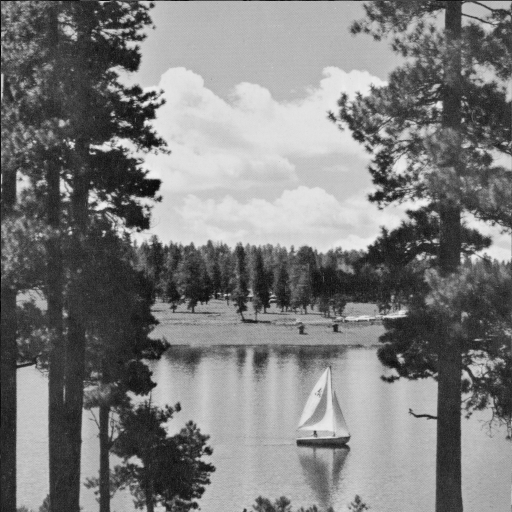
%> input picture assg3/Assignment3/Assignment3/LAKE.TIF, 512 x 512 px
$ octave q2.m   (GNU Octave 9; MATLAB toolbox functions it lacks are replaced by stand-ins)
%> lines starting %> are read from the running program, lines starting %| are printed output that depends on the picture; in (x1, y1, x2, y2) boxes, pixels count from 0 and x2, y2 are one past the last pixel; in counts of white or black regions, pixels touching at a corner belong together; the program's own positions count from 1
### assg3/Assignment3/Assignment3/create_mat_dct.m
function [result] = create_mat_dct()
len = 8;
dctMatrix = zeros(len,len);
r = 1;
for i = 1:len
    for j = 1:len
        if i == 1
            r = sqrt(1/len);
        else
            r = sqrt(2/len);
        end
        theta = (pi*((2*(j-1))+1)*(i-1))/(2*len);
        dctMatrix(i,j) = r * cos(theta);
    end
end
result = dctMatrix;
% [7 lines of commented-out code are left out]
end

### assg3/Assignment3/Assignment3/myDCT.m
function [result] = myDCT(im,F)
%A = im2double(imread(im));
Ftranspose = transpose(F);
A = double(im);
result = F*A*Ftranspose;
end

### assg3/Assignment3/Assignment3/myDCT_quantization.m
function [result] = myDCT_quantization(imDCT,qm,c)
l1 = size(imDCT,1);
l2 = size(imDCT,2);
quantizedMat = zeros(l1,l2);

for i = 1:l1
    for j = 1:l2
        quantizedMat(i,j) = round(imDCT(i,j)/(qm(i,j)*c));
    end
end
result = quantizedMat;
end

### assg3/Assignment3/Assignment3/myDCT_dequantization.m
function [result] = myDCT_dequantization(imqDCT,qm,c)
l1 = size(imqDCT,1);
l2 = size(imqDCT,2);
dequantizedMat = zeros(l1,l2);

for i = 1:l1
    for j = 1:l2
        dequantizedMat(i,j) = round(imqDCT(i,j)*qm(i,j)*c);
    end
end
result = dequantizedMat;
end

### assg3/Assignment3/Assignment3/myIDCT.m
function [result] = myIDCT(im,F)
%A = im2double(imread(im));
Ftranspose = transpose(F);
A = double(im);
%Finv = inv(F);
result = Ftranspose*A*F;
end

### assg3/Assignment3/Assignment3/q2.m
p = [45 420; 298 427; 230 30];
c = 2;
F = create_mat_dct;
im = imread('LAKE.TIF');
%> im is the input picture: size 512x512 uint8; min 1, max 239, mean 124.7
%subplot(121);
%imshow(im);

qm=[16 11 10 16 24 40 51 61;
    12 12 14 19 26 58 60 55;
    14 13 16 24 40 57 69 56;
    14 17 22 29 51 87 80 62;
    18 22 37 56 68 109 103 77;
    24 35 55 64 81 104 113 92;
    49 64 78 87 103 121 120 101;
    72 92 95 98 112 100 103 99];

mat1 = im(45 : 45+7, 420 : 420+7);
%> mat1 = [130 101 86 99 96 104 92 78; 136 102 74 87 102 117 106 91; 132 124 98 99 83 97 104 105; 110 133 123 107 95 96 92 85; 101 127 116 115 113 107 92 78; 108 106 120 123 100 87 78 69; 91 101 100 126 109 95 98 94; 71 92 100 95 98 99 82 82]
mat2 = im(298 : 298+7, 427 : 427+7);
%> mat2 = [104 119 128 137 121 120 109 98; 126 131 136 122 138 143 151 125; 149 149 153 148 160 161 155 143; 147 156 157 161 157 166 160 140; 144 157 162 158 159 157 153 124; 117 131 155 156 156 152 140 122; 109 162 159 155 148 140 134 107; 128 127 125 110 115 112 103 106]
mat3 = im(230 : 230+7, 30 : 30+7);
%> mat3 = [110 123 131 121 102 102 86 84; 126 145 146 133 110 108 81 71; 105 131 131 113 111 90 76 74; 104 100 116 117 98 107 100 96; 90 118 107 101 101 103 149 148; 93 98 118 115 104 127 154 138; 102 121 148 122 107 111 141 174; 121 136 127 123 109 89 132 145]

subplot(321);
imshow(uint8(mat1));

subplot(323);
imshow(uint8(mat2));

subplot(325);
imshow(uint8(mat3));

dct1 = myDCT(mat1,F);
%> in myDCT, `A = double(im);`: A has the same summary as mat1 outside myDCT
%> in myDCT, `result = F*A*Ftranspose;`: result = [807.1 58.4 -13.3 16.06 -5.12 3.33 -7.61 -14.48; 16.5 10.08 50.58 41.33 5.14 7.46 1.65 -3.53; -30.48 -30.63 2.61 22.75 14.82 5.97 5.94 -0.107; 1.76 16.9 -25.86 5.5 10.65 9.55 0.0416 1.95; -8.37 5.09 -16.52 -5.78 -17.12 -13.36 2.92 2.69; 6.99 7.21 1.59 -20.01 3.96 6.71 -5.31 -2.79; -11.86 17.48 5.19 -12.43 -1.13 5.2 7.39 0.236; 11.1 -11.09 4.33 -0.277 2.67 -1.84 -7.68 -5.3]
%> dct1 has the same summary as result in myDCT
quantdct1 = myDCT_quantization(dct1,qm,c);
%> after the loop in myDCT_quantization, `for i = 1:l1`: quantizedMat = [25 3 -1 1 0 0 0 0; 1 0 2 1 0 0 0 0; -1 -1 0 0 0 0 0 0; 0 0 -1 0 0 0 0 0; 0 0 0 0 0 0 0 0; 0 0 0 0 0 0 0 0; 0 0 0 0 0 0 0 0; 0 0 0 0 0 0 0 0]
%> in myDCT_quantization, `result = quantizedMat;`: result has the same summary as quantizedMat
%> quantdct1 has the same summary as quantizedMat in myDCT_quantization
dequantdct1 = myDCT_dequantization(quantdct1,qm,c);
%> after the loop in myDCT_dequantization, `for i = 1:l1`: dequantizedMat = [800 66 -20 32 0 0 0 0; 24 0 56 38 0 0 0 0; -28 -26 0 0 0 0 0 0; 0 0 -44 0 0 0 0 0; 0 0 0 0 0 0 0 0; 0 0 0 0 0 0 0 0; 0 0 0 0 0 0 0 0; 0 0 0 0 0 0 0 0]
%> in myDCT_dequantization, `result = dequantizedMat;`: result has the same summary as dequantizedMat
%> dequantdct1 has the same summary as dequantizedMat in myDCT_dequantization
reconstruct1 = myIDCT(dequantdct1,F);
%> in myIDCT, `A = double(im);`: A has the same summary as dequantizedMat in myDCT_dequantization
%> in myIDCT, `result = Ftranspose*A*F;`: result = [118.6 101.8 87.65 91.4 105.8 110.7 98.2 82.55; 131.4 110.5 89.52 86.42 97.9 105.9 100.6 90.83; 141.1 119.6 95.64 87.05 93.68 101.4 100.4 95.16; 133.9 120.7 105.8 99.77 101.2 100.9 94.2 86.73; 112.8 113 114.6 116.5 113.8 102.4 85.06 71.81; 93.32 102.8 115.5 122.5 117.4 100.5 79.38 64.92; 85.71 96.02 108.5 113.6 107.5 93.91 79.88 71.44; 86.27 93.58 101.1 101.9 95.63 87.64 82.74 81.25]
%> reconstruct1 has the same summary as result in myIDCT
subplot(322);
imshow(uint8(reconstruct1));
im(45 : 45+7, 420 : 420+7) = reconstruct1;
%> im: size 512x512 uint8; 0.02% of pixels changed, all inside (x1, y1, x2, y2) = (419, 44, 427, 52)

dct2 = myDCT(mat2,F);
%> dct2 = [1106.6 16.31 -56.98 4.27 -34.12 0.912 -6.57 4.12; 5.34 -19.42 9.06 9.18 3.66 8.73 1.84 0.487; -108.2 13.3 7.13 -10.05 3.34 -6.41 0.942 -1.44; -15.46 -0.0346 -34.91 -12.5 -4.62 5.26 -4.02 -4.24; -26.62 17.06 9.68 0.911 8.62 3.39 3.43 -6.87; 15.74 5.84 -20.59 -12.26 -3.51 -2.52 -6.81 -12.4; -14.02 -2.91 -0.0581 1.56 16.88 1.58 12.62 -0.274; 12.35 14.47 -4.75 -2.36 -3.24 -4.42 -5.7 -0.554]
quantdct2 = myDCT_quantization(dct2,qm,c);
%> quantdct2 = [35 1 -3 0 -1 0 0 0; 0 -1 0 0 0 0 0 0; -4 1 0 0 0 0 0 0; -1 0 -1 0 0 0 0 0; -1 0 0 0 0 0 0 0; 0 0 0 0 0 0 0 0; 0 0 0 0 0 0 0 0; 0 0 0 0 0 0 0 0]
dequantdct2 = myDCT_dequantization(quantdct2,qm,c);
%> dequantdct2 = [1120 22 -60 0 -48 0 0 0; 0 -24 0 0 0 0 0 0; -112 26 0 0 0 0 0 0; -28 0 -44 0 0 0 0 0; -36 0 0 0 0 0 0 0; 0 0 0 0 0 0 0 0; 0 0 0 0 0 0 0 0; 0 0 0 0 0 0 0 0]
reconstruct2 = myIDCT(dequantdct2,F);
%> reconstruct2 = [92.78 114.9 128.9 126.1 124.6 124.4 108.2 84.91; 125.4 141.8 147.9 140 139.4 146.4 139.5 122.7; 149.2 161.4 161.8 150.4 151.1 163.9 164.6 153; 143.2 158.1 162.4 154.1 155.3 166.1 163.6 149.6; 128.7 149.9 162.9 160.3 160.7 164 151.4 130.5; 126.1 149 164 161.9 160.1 158.8 141.1 116.8; 129.3 146.5 153.2 144 139.5 140.5 127.6 107; 129.5 139.9 136.6 119.8 113.6 119.1 113.6 98.5]
subplot(324);
imshow(uint8(reconstruct2));
im(298 : 298+7, 427 : 427+7) = reconstruct2;
%> im: size 512x512 uint8; min 1, max 239, mean 124.7; mean of the top-left, top-right, bottom-left and bottom-right quarters 129.1, 146.8, 99.3, 123.8

dct3 = myDCT(mat3,F);
%> dct3 = [915 16.01 1.05 -55.98 -23 4.64 -5.31 1.7; -51.02 90.13 -53.95 28.79 -7.13 -9.39 12.18 -11.57; 25.41 39.22 -1.6 -13.73 6.64 -6.11 2.7 -1.07; 13.45 -55.28 12.3 0.453 -11.57 12.37 2.96 -1.21; -16 -10.42 15.83 3.22 9 3.27 -11.43 -1.49; -9.31 -8.56 -7.27 -8.01 5.35 2.57 19.3 0.436; -21.62 -0.868 -7.3 12.53 -0.313 1.97 -6.9 3.44; 2.82 -7.46 15.77 -18.33 -0.782 -18.44 -10.62 8.35]
quantdct3 = myDCT_quantization(dct3,qm,c);
%> quantdct3 = [29 1 0 -2 0 0 0 0; -2 4 -2 1 0 0 0 0; 1 2 0 0 0 0 0 0; 0 -2 0 0 0 0 0 0; 0 0 0 0 0 0 0 0; 0 0 0 0 0 0 0 0; 0 0 0 0 0 0 0 0; 0 0 0 0 0 0 0 0]
dequantdct3 = myDCT_dequantization(quantdct3,qm,c);
%> dequantdct3 = [928 22 0 -64 0 0 0 0; -48 96 -56 38 0 0 0 0; 28 52 0 0 0 0 0 0; 0 -68 0 0 0 0 0 0; 0 0 0 0 0 0 0 0; 0 0 0 0 0 0 0 0; 0 0 0 0 0 0 0 0; 0 0 0 0 0 0 0 0]
reconstruct3 = myIDCT(dequantdct3,F);
%> reconstruct3 = [122.7 128.4 133.5 131 118.9 101.5 85.57 76.41; 128.8 133.8 136.5 129.8 113.4 94.09 79 71.41; 125.6 131.6 134.4 125.6 107.6 90.38 81.19 78.86; 105.3 115.6 123.4 118.7 105.9 98.2 101.9 109.2; 82.84 98.2 112.6 113.5 107.6 111.5 130.1 148.4; 81.72 99.18 114.8 114.8 108.5 116.8 144.4 170.3; 105.6 121.2 131.3 122.1 106.3 109.7 137.6 165.8; 130.8 143.6 147.5 128.9 103.5 99.8 124.7 152.4]
subplot(326);
imshow(uint8(reconstruct3));
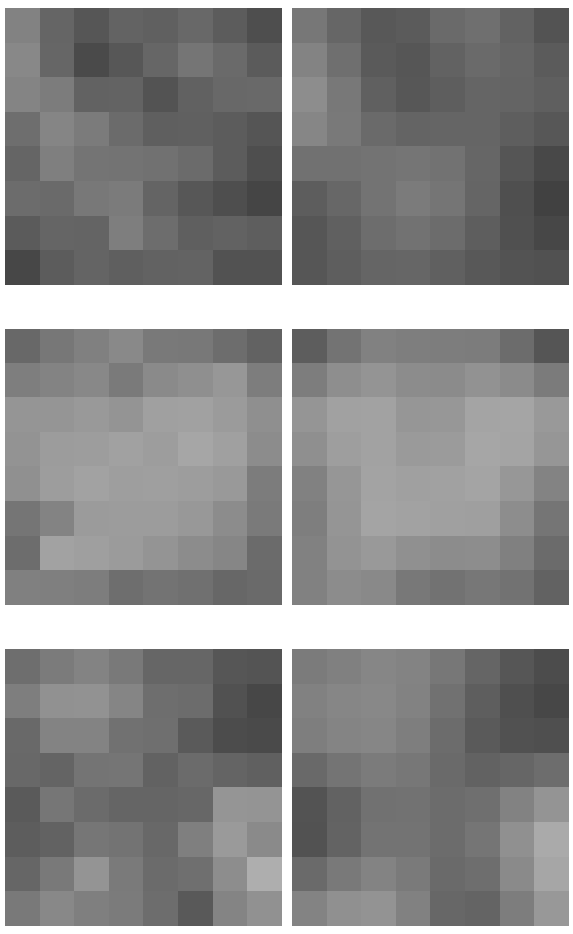
%> figure redrawn from the program's plot data, 6 panels
im(230 : 230+7, 30 : 30+7) = reconstruct3;

%subplot(122);
%figure,imshow(uint8(im));
